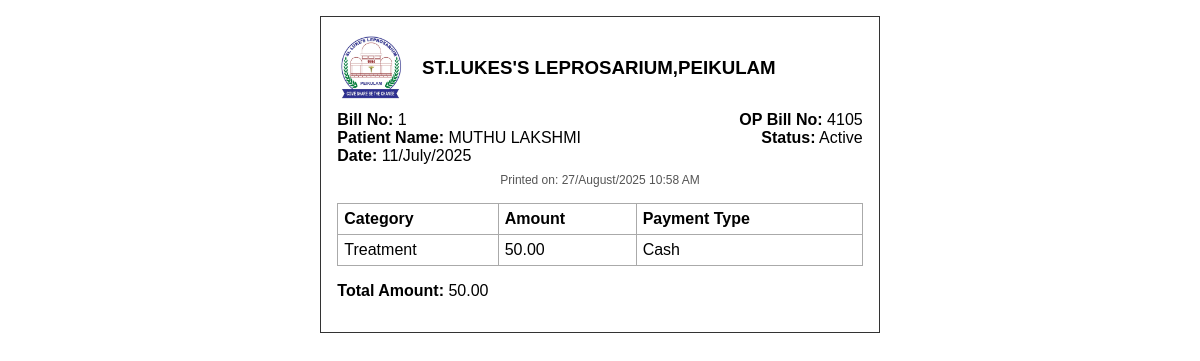
Page /bill/1 on the committed database.
### app.py (models this page shows)
class HeaderEntry(db.Model):
    id = db.Column(db.Integer, primary_key=True)
    op_bill_no = db.Column(db.String(50), nullable=False)
    patient_name = db.Column(db.String(100), nullable=False)
    date = db.Column(db.Date, nullable=False)
    is_cancelled = db.Column(db.Boolean, default=False, nullable=False)
    created_at = db.Column(db.DateTime, default=lambda: datetime.now(IST), nullable=False)
    updated_at = db.Column(db.DateTime, default=lambda: datetime.now(IST), onupdate=lambda: datetime.now(IST), nullable=False)
    details = db.relationship('DetailsEntry', backref='header', lazy=True)

class DetailsEntry(db.Model):
    id = db.Column(db.Integer, primary_key=True)
    header_id = db.Column(db.Integer, db.ForeignKey('header_entry.id'), nullable=False)
    category_id = db.Column(db.Integer, db.ForeignKey('category.id'), nullable=False)
    amount = db.Column(db.Float, nullable=False)
    payment_type_id = db.Column(db.Integer, db.ForeignKey('payment_type.id'), nullable=False)
    category = db.relationship('Category', backref='details_entries')
    payment_type = db.relationship('PaymentType', backref='details_entries')

class Category(db.Model):
    id = db.Column(db.Integer, primary_key=True)
    name = db.Column(db.String(100), unique=True, nullable=False)

class PaymentType(db.Model):
    id = db.Column(db.Integer, primary_key=True)
    name = db.Column(db.String(100), unique=True, nullable=False)

### app.py (the view)
@app.route('/bill/<int:header_id>')
def print_bill(header_id):
    header = HeaderEntry.query.get_or_404(header_id)
    details = DetailsEntry.query.filter_by(header_id=header.id).all()
    printed_datetime = datetime.now().strftime('%d/%B/%Y %I:%M %p')
    return render_template('print_bill.html', header=header, details=details, printed_datetime=printed_datetime)

### app.py (called while the page is built, shortened)
@app.context_processor
def inject_usertype():
    return dict(session=session)

@app.before_request
def daily_backup():
    if not os.path.exists(BACKUP_DIR):
        os.makedirs(BACKUP_DIR)
    today = datetime.now().strftime('%Y-%m-%d')
    last_backup = None
    if os.path.exists(LAST_BACKUP_FILE):
        with open(LAST_BACKUP_FILE, 'r') as f:
            last_backup = f.read().strip()

### templates/print_bill.html (shortened to what this page needs)
<!DOCTYPE html>
<html>
<head>
</head>
<body>
    <div class="bill">
        <div style="display: flex; align-items: center; justify-content: flex-start; margin-bottom: 8px;">
            <img src="/static/logo.jpg" alt="Logo" style="height:70px; width:auto; margin-right:18px; display:block;">
            <div style="flex:1;">
                <h3 style="margin:0;">ST.LUKES'S LEPROSARIUM,PEIKULAM</h3>
            </div>
        </div>
        <div style="display: flex; justify-content: space-between; align-items: flex-start; margin-bottom: 8px;">
            <div>
                <strong>Bill No:</strong> {{ header.id }}<br>
                <strong>Patient Name:</strong> {{ header.patient_name }}<br>
                <strong>Date:</strong> {{ header.date.strftime('%d/%B/%Y') }}<br>
            </div>
            <div style="text-align: right; min-width: 140px;">
                <strong>OP Bill No:</strong> {{ header.op_bill_no }}<br>
                <strong>Status:</strong> {% if header.is_cancelled %}<span style="color:red;">Cancelled</span>{% else %}Active{% endif %}<br>
            </div>
        </div>
        <div style="text-align:center; font-size:12px; color:#555; margin-bottom:8px;">
            Printed on: {{ printed_datetime}}
        </div>
        <table>
            <tr>
                <th>Category</th>
                <th>Amount</th>
                <th>Payment Type</th>
            </tr>
            {% for d in details %}
            <tr>
                <td>{{ d.category.name }}</td>
                <td>{{ "%.2f"|format(d.amount) }}</td>
                <td>{{ d.payment_type.name }}</td>
            </tr>
            {% endfor %}
        </table>
        <p><strong>Total Amount:</strong> {{ "%.2f"|format(details|sum(attribute='amount')) }}</p>
    </div>
</body>
</html>

### templates/print_bill.html (style rules this page uses)
body { font-family: Arial, sans-serif; width: 148mm; margin: 0 auto; }
.bill { border: 1px solid #333; padding: 16px; margin-top: 16px; }
table { width: 100%; border-collapse: collapse; margin-top: 1em; }
th, td { border: 1px solid #aaa; padding: 6px; text-align: left; }

### rows in the picture
HeaderEntry: id "1", patient_name "MUTHU LAKSHMI", date "11/July/2025", op_bill_no "4105"
DetailsEntry: category.name "Treatment", amount "50.00", payment_type.name "Cash"

### other values in the picture
{{ "%.2f"|format(details|sum(attribute='amount')) }} "50.00"
